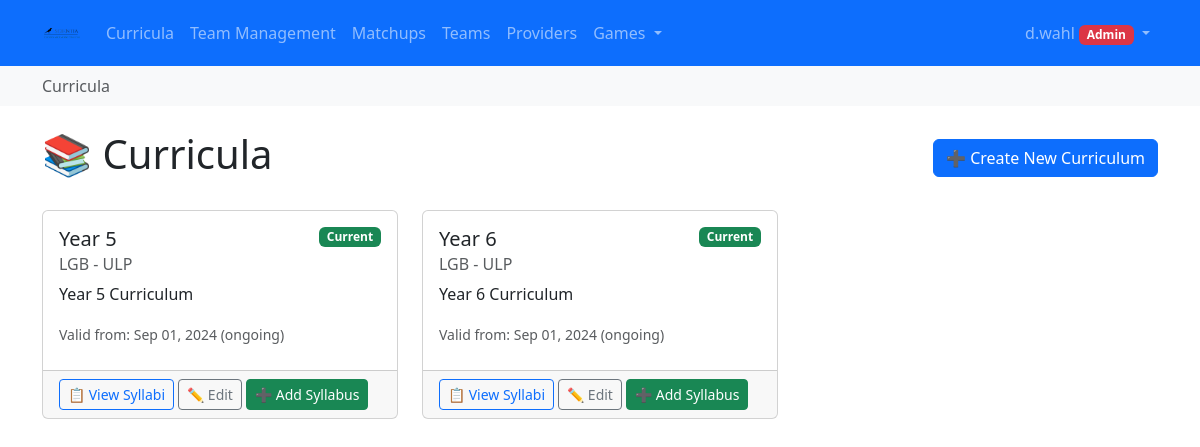
The app's page /syllabus/curricula/ (signed in) with its own data.
### syllabus/models.py (models this page shows, shortened)
class Curriculum(models.Model):
    provider = models.ForeignKey(Provider, on_delete=models.CASCADE)
    title = models.CharField(max_length=200)
    description = models.TextField(blank=True)
    start_date = models.DateField(help_text="When this curriculum becomes effective")
    end_date = models.DateField(null=True, blank=True, help_text="When this curriculum expires (leave blank if still current)")
    created_at = models.DateTimeField(auto_now_add=True)
    updated_at = models.DateTimeField(auto_now=True)
    @property
    def is_current(self):
        from django.utils import timezone
        today = timezone.now().date()
        if self.end_date:
            return self.start_date <= today <= self.end_date
        return self.start_date <= today

class Provider(models.Model):
    name = models.CharField(max_length=255, unique=True)
    created_at = models.DateTimeField(auto_now_add=True)
    updated_at = models.DateTimeField(auto_now=True)
    class Meta:
        ordering = ['name']

### syllabus/views.py (the view)
# urls.py: path('curricula/', views.curriculum_list, name='curriculum_list'),
@login_required
def curriculum_list(request):
    curricula = Curriculum.objects.all()
    context = {
        'curricula': curricula,
        'is_admin': is_admin(request.user)
    }
    return render(request, 'syllabus/curriculum_list.html', context)

### aigames/models.py (called while the page is built)
    @property
    def logo_url(self):
        if self.logo:
            return self.logo.url
        return None

    @property
    def can_create_teams(self):
        return self.role in ['teacher', 'admin']

    @property
    def can_create_games(self):
        return self.role == 'admin'

    @property
    def can_modify_syllabus(self):
        return self.role == 'admin'

### syllabus/views.py (called while the page is built)
def can_modify_syllabus(user):
    if not user.is_authenticated:
        return False
    try:
        from aigames.models import UserProfile
        return user.profile.can_modify_syllabus
    except (UserProfile.DoesNotExist, AttributeError):
        return user.is_superuser or user.groups.filter(name='Admin').exists()

def is_admin(user):
    return can_modify_syllabus(user)

### syllabus/templates/syllabus/curriculum_list.html (shortened to what this page needs)
{% extends 'syllabus/base.html' %}
{% block breadcrumb %}
<nav aria-label="breadcrumb" class="bg-light py-2">
    <div class="container">
        <ol class="breadcrumb mb-0">
            <li class="breadcrumb-item active">Curricula</li>
        </ol>
    </div>
</nav>
{% endblock %}
{% block content %}
<div class="d-flex justify-content-between align-items-center mb-4">
    <h1>📚 Curricula</h1>
    {% if can_modify_syllabus %}
        <a href="{% url 'create_curriculum' %}" class="btn btn-primary">
            ➕ Create New Curriculum
        </a>
    {% endif %}
</div>
<div class="row">
    {% for curriculum in curricula %}
    <div class="col-md-6 col-lg-4 mb-4">
        <div class="card h-100">
            <div class="card-body">
                <div class="d-flex justify-content-between align-items-start mb-2">
                    <h5 class="card-title mb-0">{{ curriculum.title }}</h5>
                    {% if curriculum.is_current %}
                        <span class="badge bg-success">Current</span>
                    {% else %}
                        <span class="badge bg-secondary">Inactive</span>
                    {% endif %}
                </div>
                <h6 class="card-subtitle mb-2 text-muted">{{ curriculum.provider.name }}</h6>
                <p class="card-text">{{ curriculum.description|truncatewords:15 }}</p>
                <div class="mb-2">
                    <small class="text-muted">
                        Valid from: {{ curriculum.start_date|date:"M d, Y" }}
                        {% if curriculum.end_date %}
                            to {{ curriculum.end_date|date:"M d, Y" }}
                        {% else %}
                            (ongoing)
                        {% endif %}
                    </small>
                </div>
            </div>
            <div class="card-footer">
                <a href="{% url 'syllabus_list' curriculum.id %}" class="btn btn-outline-primary btn-sm">
                    📋 View Syllabi
                </a>
                {% if can_modify_syllabus %}
                    <a href="{% url 'edit_curriculum' curriculum.id %}" class="btn btn-outline-secondary btn-sm">
                        ✏️ Edit
                    </a>
                    <a href="{% url 'create_syllabus_for_curriculum' curriculum.id %}" class="btn btn-success btn-sm">
                        ➕ Add Syllabus
                    </a>
                {% endif %}
            </div>
        </div>
    </div>
    {% endfor %}
</div>
{% endblock %}

### syllabus/templates/syllabus/base.html (shortened to what this page needs)
{% load static %}
<!DOCTYPE html>
<html>
<head>
    <link href="{% static 'syllabus/css/bootstrap.min.css' %}" rel="stylesheet">
</head>
<body>
    {% block navbar %}
    <nav class="navbar navbar-expand-lg navbar-dark bg-primary">
        <div class="container">
            {% if user.is_authenticated %}
                <a class="navbar-brand d-flex align-items-center" href="{% if user_role == 'student' %}{% url 'aigames:student_dashboard' %}{% else %}{% url 'curriculum_list' %}{% endif %}">
                    {% if school_logo %}
                        <img src="{{ school_logo }}" alt="{{ school_name }} Logo" height="40">
                    {% else %}
                        📚 Aiducator
                    {% endif %}
                </a>
            {% else %}
                <a class="navbar-brand" href="{% url 'landing_page' %}">📚 Aiducator</a>
            {% endif %}
            <div class="collapse navbar-collapse" id="navbarNav">
                {% if user.is_authenticated %}
                    <ul class="navbar-nav me-auto">
                        {% if user_role == 'student' %}
                            <li class="nav-item">
                                <a class="nav-link" href="{% url 'aigames:student_dashboard' %}">
                                    <i class="bi bi-house-door"></i> My Games
                                </a>
                            </li>
                            <li class="nav-item">
                                <a class="nav-link" href="{% url 'aigames:list_teams' %}">
                                    <i class="bi bi-people"></i> Teams
                                </a>
                            </li>
                        {% else %}
                            <li class="nav-item">
                                <a class="nav-link" href="{% url 'curriculum_list' %}">
                                     Curricula
                                </a>
                            </li>
                            <li class="nav-item">
                                <a class="nav-link" href="{% url 'aigames:team_management_dashboard' %}">
                                     Team Management
                                </a>
                            </li>
                            <li class="nav-item">
                                <a class="nav-link" href="{% url 'aigames:game_matchups_list' %}">
                                     Matchups
                                </a>
                            </li>
                            <li class="nav-item">
                                <a class="nav-link" href="{% url 'aigames:list_teams' %}">
                                     Teams
                                </a>
                            </li>
                            {% if can_modify_syllabus %}
                                <li class="nav-item">
                                    <a class="nav-link" href="{% url 'provider_list' %}">
                                         Providers
                                    </a>
                                </li>
                                <li class="nav-item dropdown">
                                    <a class="nav-link dropdown-toggle" href="#" id="gamesDropdown" role="button" data-bs-toggle="dropdown" aria-expanded="false">
                                         Games
                                    </a>
                                </li>
                            {% endif %}
                        {% endif %}
                    </ul>
                {% endif %}
                <ul class="navbar-nav">
                    {% if user.is_authenticated %}
                        <li class="nav-item dropdown">
                            <a class="nav-link dropdown-toggle" href="#" id="navbarDropdown" role="button" data-bs-toggle="dropdown">
                                {{ user.username }}
                                {% if user_role == 'admin' %}
                                    <span class="badge bg-danger">Admin</span>
                                {% elif user_role == 'teacher' %}
                                    <span class="badge bg-warning text-dark">Teacher</span>
                                {% elif user_role == 'student' %}
                                    <span class="badge bg-info">Student</span>
                                {% else %}
                                    <span class="badge bg-secondary">User</span>
                                {% endif %}
                            </a>
                        </li>
                    {% else %}
                        <li class="nav-item">
                            <a class="nav-link" href="/accounts/login/">Login</a>
                        </li>
                    {% endif %}
                </ul>
            </div>
        </div>
    </nav>
    {% endblock %}
    {% block breadcrumb %}{% endblock %}
    <div class="container mt-4">
        {% block content %}{% endblock %}
    </div>
</body>
</html>

### records on screen
Curriculum: title "Year 5", shows "Current", provider.name "LGB - ULP", description "Year 5 Curriculum", start_date "Sep 01, 2024", shows "(ongoing)"
Curriculum: title "Year 6", shows "Current", provider.name "LGB - ULP", description "Year 6 Curriculum", start_date "Sep 01, 2024", shows "(ongoing)"

### other values on screen
{{ user.username }} "d.wahl"
